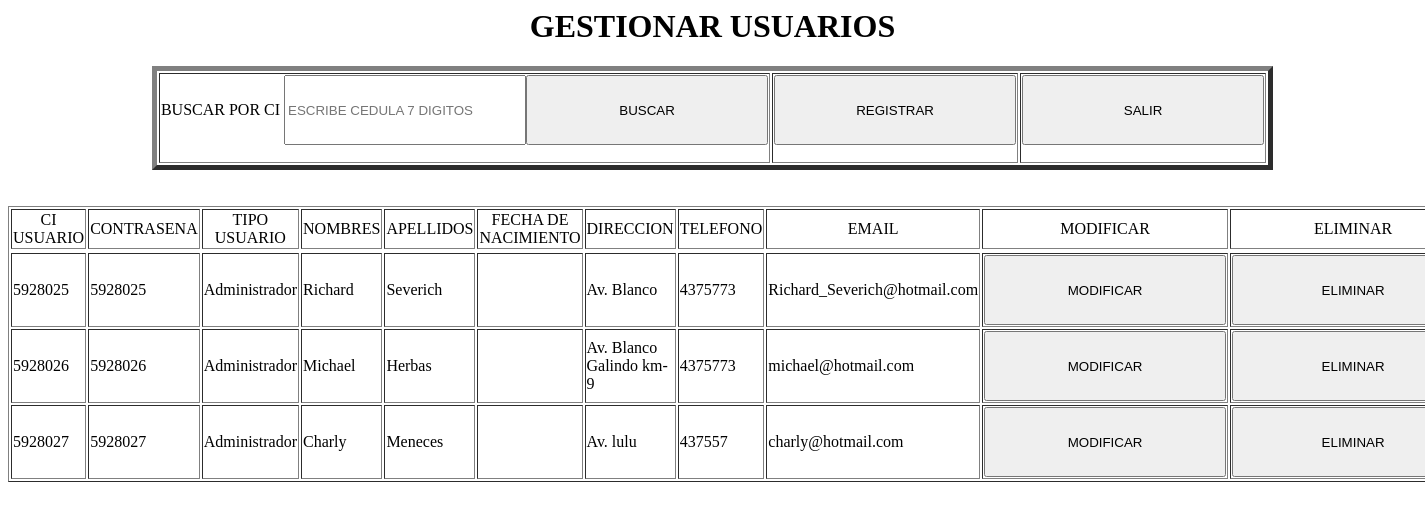
/index.php/controlador_usuarios/direccionar_menu_gestionar_usuarios, run on an earlier commit of the app's database.
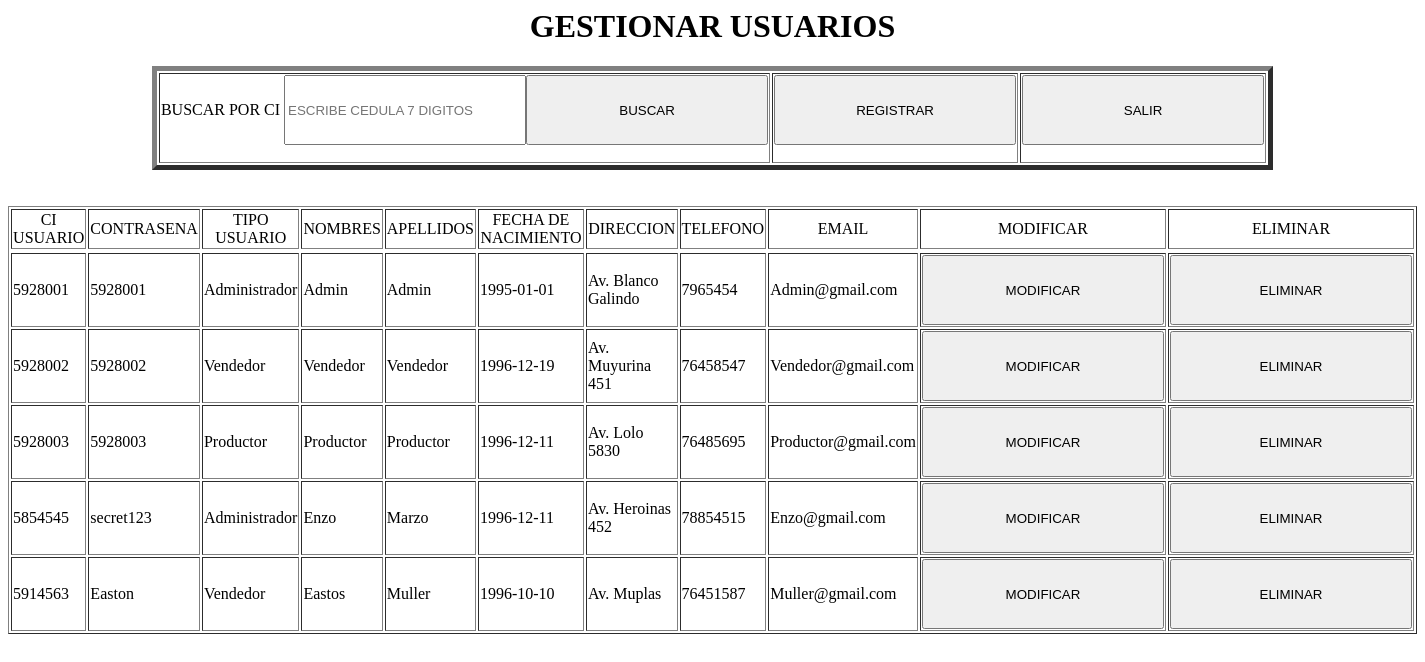
And on a later commit of the database.
### tables this page shows
CREATE TABLE IF NOT EXISTS `usuarios` (
  `ci_usuario` bigint(20) NOT NULL,
  `contrasena` text NOT NULL,
  `tipo` text NOT NULL,
  `nombres` text NOT NULL,
  `apellidos` text NOT NULL,
  `fechanacimiento` text NOT NULL,
  `direccion` text NOT NULL,
  `telefono` bigint(20) NOT NULL,
  `email` text NOT NULL
);

### application/controllers/controlador_usuarios.php (called while the page is built, shortened)
<?php if (!defined('BASEPATH')) exit('No direct script access allowed');
class Controlador_usuarios extends CI_Controller
{
  function   __construct()
  {
    $this->load->helper('url');
    $this->load->helper('html');
    $this->load->helper('form');
    $this->load->model('modelo_usuarios');
    $this->load->model('modelo_ventas');
  }
  public function direccionar_menu_gestionar_usuarios()
  {
    $datos = array(
      'buscar' => $this->input->post('buscar'),
    );
    $data['usuarios'] = $this->modelo_usuarios->obtener_usuarios($datos);
    $this->load->view('vista_gestionar_usuarios', $data);
  }
}

### index.php (called while the page is built, shortened)
<?php
require_once BASEPATH.'core/CodeIgniter.php';

### application/models/modelo_usuarios.php (called while the page is built, shortened)
<?php if (!defined('BASEPATH')) exit('No direct script access allowed');
class Modelo_usuarios extends CI_Model
{
  function obtener_usuarios($datos)
  {
    if ($datos) {
      $query = $this->db->get('usuarios');
      if ($query->num_rows() > 0) {
        return $query;
      } else {
        return false;
      }
    }
  }
}

### application/views/vista_gestionar_usuarios.php (the view, shortened to what this page needs)
<html>
<head>
</head>
<body>
  <center>
    <h1>GESTIONAR USUARIOS</h1>
    <?php
    echo '<table border=5px;>';
    echo '<tr>';
    echo '<td>';
    $attributes = array('class' => 'form', 'id' => 'btnbuscar');
    echo form_open('controlador_usuarios/direccionar_menu_gestionar_usuarios', $attributes);
    $buscar =  array(
      'name' => 'buscar',
      'placeholder' => 'ESCRIBE CEDULA 7 DIGITOS',
      'pattern'   => '[0-9]{7}',
      'style' => 'width:242px; height:70px'
    );
    echo form_label('BUSCAR POR CI ', 'btnbuscar');
    echo form_input($buscar);
    $attributes = array('style' => 'width:242px; height:70px;', 'id' => 'btnbuscar', 'name' => 'btnbuscar');
    echo form_submit($attributes, 'BUSCAR');
    echo form_close();
    echo '</td>';
    echo '<td>';
    $attributes = array('class' => 'form', 'id' => 'btnregistrar');
    echo form_open('controlador_usuarios/direccionar_registro_usuarios', $attributes);
    $attributes = array('style' => 'width:242px; height:70px;', 'id' => 'btnregistrar', 'name' => 'btnregistrar');
    echo form_submit($attributes, 'REGISTRAR');
    echo form_close();
    echo '</td>';
    echo '<td>';
    $attributes = array('class' => 'form', 'id' => 'btnsalir');
    echo form_open('controlador_usuarios/direccionar_menu_principal', $attributes);
    $attributes = array('style' => 'width:242px; height:70px;', 'id' => 'btnsalir', 'name' => 'btnsalir');
    echo form_submit($attributes, 'SALIR');
    echo form_close();
    echo '</td>';
    echo '</tr>';
    echo '</table>';
    ?>
  </center>
  <br>
  <br>
  <table border="1px" style="margin: 0 auto;">
    <tr class="">
      <td class="" align="center">CI USUARIO</td>
      <td class="" align="center">CONTRASENA</td>
      <td class="" align="center">TIPO USUARIO</td>
      <td class="" align="center">NOMBRES</td>
      <td class="" align="center">APELLIDOS</td>
      <td class="" align="center">FECHA DE NACIMIENTO</td>
      <td class="" align="center">DIRECCION</td>
      <td class="" align="center">TELEFONO</td>
      <td class="" align="center">EMAIL</td>
      <td class="" align="center">MODIFICAR</td>
      <td class="" align="center">ELIMINAR</td>
    </tr>
    <tr class="">
      <?php
      if ($usuarios != FALSE) {
        foreach ($usuarios->result() as $row) {
          echo '<tr >';
          echo '<td>' . $row->ci_usuario . '  </td>';
          echo '<td>' . $row->contrasena . '  </td>';
          echo '<td>' . $row->tipo . '  </td>';
          echo '<td>' . $row->nombres . '  </td>';
          echo '<td>' . $row->apellidos . '  </td>';
          echo '<td>' . $row->fechanacimiento . '  </td>';
          echo '<td>' . $row->direccion . '  </td>';
          echo '<td>' . $row->telefono . '  </td>';
          echo '<td>' . $row->email . '</td>';
          echo '<td><a href="' . base_url() . 'index.php/controlador_usuarios/direccionar_modificar_usuarios/' . $row->ci_usuario . '">' . form_submit($attributes, 'MODIFICAR') . '</a></td>';
          echo '<td><a href="' . base_url() . 'index.php/controlador_usuarios/eliminar_usuarios/' . $row->ci_usuario . '">' . form_submit($attributes, 'ELIMINAR') . '</a></td>';
          echo '</tr>';
        }
      } else {
        echo 'NO HAY REGISTROS';
      }
      ?>
    </tr>
  </table>
</body>
</html>

What changed in the data, as far as the page shows it:
removed usuarios: ci_usuario "5928025", contrasena "5928025", tipo "Administrador", nombres "Richard", apellidos "Severich", direccion "Av. Blanco", telefono "4375773", email "Richard_Severich@hotmail.com"
removed usuarios: ci_usuario "5928026", contrasena "5928026", tipo "Administrador", nombres "Michael", apellidos "Herbas", direccion "Av. Blanco Galindo km-9", telefono "4375773", email "michael@hotmail.com"
removed usuarios: ci_usuario "5928027", contrasena "5928027", tipo "Administrador", nombres "Charly", apellidos "Meneces", direccion "Av. lulu", telefono "437557", email "charly@hotmail.com"
added usuarios: ci_usuario "5928001", contrasena "5928001", tipo "Administrador", nombres "Admin", apellidos "Admin", fechanacimiento "1995-01-01", direccion "Av. Blanco Galindo", telefono "7965454", email "Admin@gmail.com"
added usuarios: ci_usuario "5928002", contrasena "5928002", tipo "Vendedor", nombres "Vendedor", apellidos "Vendedor", fechanacimiento "1996-12-19", direccion "Av. Muyurina 451", telefono "76458547", email "Vendedor@gmail.com"
added usuarios: ci_usuario "5928003", contrasena "5928003", tipo "Productor", nombres "Productor", apellidos "Productor", fechanacimiento "1996-12-11", direccion "Av. Lolo 5830", telefono "76485695", email "Productor@gmail.com"
added usuarios: ci_usuario "5854545", contrasena "secret123", tipo "Administrador", nombres "Enzo", apellidos "Marzo", fechanacimiento "1996-12-11", direccion "Av. Heroinas 452", telefono "78854515", email "Enzo@gmail.com"
added usuarios: ci_usuario "5914563", contrasena "Easton", tipo "Vendedor", nombres "Eastos", apellidos "Muller", fechanacimiento "1996-10-10", direccion "Av. Muplas", telefono "76451587", email "Muller@gmail.com"
